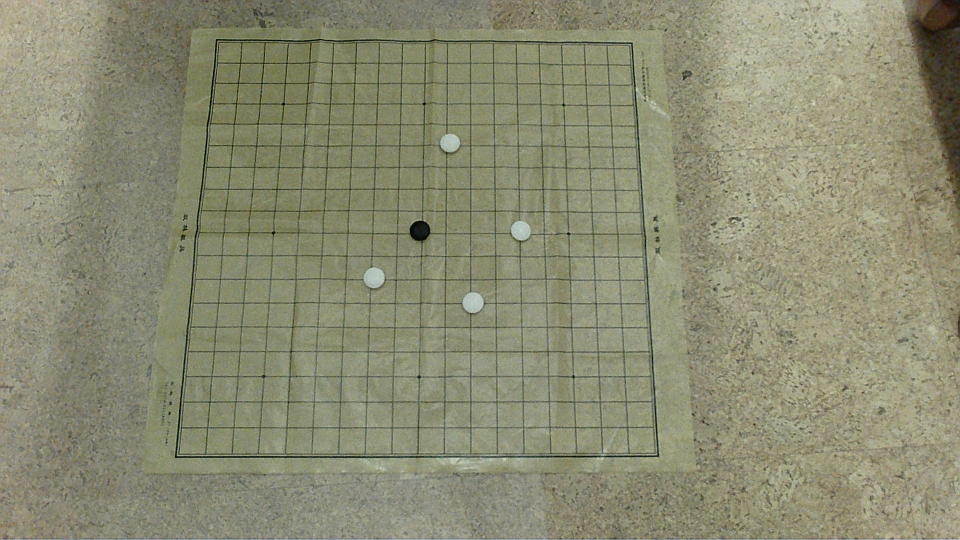
#> input picture watchGo/WIN_20201228_18_49_56_Pro.jpg, 1920 x 1080 px, given in place of the camera (shown at 1/2 size)
$ python cascadetry2.py
#> lines starting #> are read from the running program, lines starting #| are printed output that depends on the picture; after the words box and inside, x2 and y2 are one past the last pixel; in counts of white or black regions, pixels touching at a corner belong together
import numpy as np
import cv2
from math import sqrt
from os.path import exists

# variables

cap = cv2.VideoCapture(0)
boardSize = 15 # might also be 9 or 13
frameSize = None # watchBoard will set this to the size of the video frame

# important file locations:

blackCascadeFile = "C:\\Users\\Karl\\Desktop\\watchGo\\blackCascade.xml"
whiteCascadeFile = "C:\\Users\\Karl\\Desktop\\watchGo\\whiteCascade.xml"
emptyCascadeFile = "C:\\Users\\Karl\\Desktop\\watchGo\\emptyCascade.xml"

# camera calibration

# This is an optional step that loads two remapping matrices from
# a file. readImage() below can then use those to remove camera pinhole
# distortion from the video feed.
# to make your own calibration file, see, e.g.:
# https://opencv-python-tutroals.readthedocs.org/en/latest/py_tutorials/py_calib3d/py_calibration/py_calibration.html
# and when you have mapx, mapy, use numpy to save them like this:
# np.save(filename, np.array([mapx, mapy]))

mapx = None
mapy = None


# video input and display

# closing the windows that opencv makes is a slightly hacky proposition:
def closeWindow(win="video"):
    cv2.destroyWindow(win)
    for i in range(4):
        cv2.waitKey(1)

def readImage():
    # read image from cap, remapping it if we have mapx, mapy
    # assumes camera is already open
    retval, img = cap.read()
    if mapx is not None and mapy is not None:
        return cv2.remap(img, mapx, mapy, cv2.INTER_LINEAR)
    else:
        return img

# finding and watching a go board

# open the cascade classifiers:
empty_cascade = cv2.CascadeClassifier(emptyCascadeFile)
black_cascade = cv2.CascadeClassifier(blackCascadeFile)
white_cascade = cv2.CascadeClassifier(whiteCascadeFile)

# [221 lines left out: functions avgImages, readBoard, findGroupMembers, findGroup, sortPoints, fourCorners, not called in this run]

# displaying the board

# make a blank board
def blankBoard(boardBlockSize):
    yellow = [75, 215, 255]
    black = [0, 0, 0]
    white = [255, 255, 255]
    halfBoardBlock = int(round((boardBlockSize / 2.0)))
    boardSide = boardBlockSize * boardSize
    blankBoard = np.zeros((boardSide, boardSide, 3),
                     dtype="uint8")
    cv2.rectangle(blankBoard, (0, 0), (boardSide, boardSide), yellow, -1)
    for i in range(boardSize):
        spot = i * boardBlockSize + halfBoardBlock
        cv2.line(blankBoard,
                 (spot, halfBoardBlock),
                 (spot, boardSide - halfBoardBlock),
                 black,
                 2)
        cv2.line(blankBoard,
                 (halfBoardBlock, spot),
                 (boardSide - halfBoardBlock, spot),
                 black,
                 2)
    if boardSize == 15:
        spots = [[3, 3], [9, 3], [15, 3],
                 [3, 9], [9, 9], [15, 9],
                 [3, 15], [9, 15], [15, 15]]
    else:
        spots = []

    for s in spots:
        cv2.circle(blankBoard,
                   (s[0] * boardBlockSize + halfBoardBlock,
                    s[1] * boardBlockSize + halfBoardBlock),
                   int(boardBlockSize * .15),
                   black,
                   -1)

    return blankBoard

def drawBoard(board, size=(500, 500)):
    black = [0, 0, 0]
    white = [255, 255, 255]

    boardBlockSize = 100
    halfBoardBlock = int(round(boardBlockSize / 2.0))
    output =  blankBoard(100)
    (w, h) = board.shape
    for x in range(w):
        for y in range(h):
            if board[x][y] == 1:
                cv2.circle(output,
                           ((x * boardBlockSize) + halfBoardBlock,
                            (y * boardBlockSize) + halfBoardBlock),
                           int(boardBlockSize / 2),
                           black,
                           -1)
            elif board[x][y] == 2:
                cv2.circle(output,
                           ((x * boardBlockSize) + halfBoardBlock,
                            (y * boardBlockSize) + halfBoardBlock),
                           int(boardBlockSize / 2),
                           white,
                           -1)
    output = cv2.resize(output, size, output, 0, 0, cv2.INTER_AREA)
    return output

def watchBoard():
    global frameSize
    cap.open(0)

    imgCorners = None

    # initialize the video display
    img = readImage()
#> in readImage, img is the input picture: shape (1080, 1920, 3); mean B, G, R 114.5, 139.8, 139.4
    (h, w, d) = img.shape
#> h = 1080; w = 1920; d = 3
    frameSize = (w, h)
#> frameSize = (1920, 1080)
    videoSize = (int(round(w / 2.0)), int(round(h / 2.0)))
#> videoSize = (960, 540)
    cv2.imshow("camera", cv2.resize(img, videoSize, 0, 0, cv2.INTER_AREA))
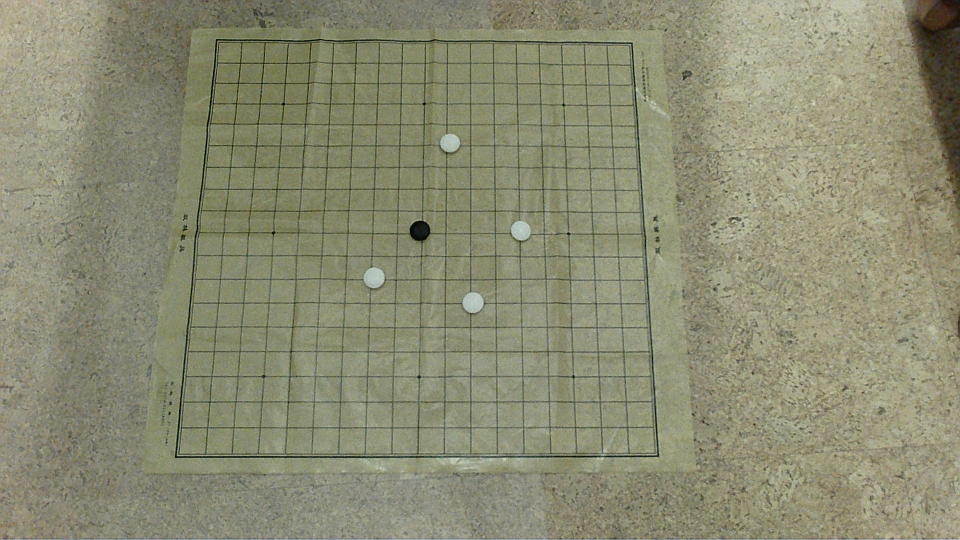
#> window 'camera': shape (540, 960, 3); mean B, G, R 114.6, 139.9, 139.5

    # show a grayed-out blank board to begin with
    board = np.zeros((boardSize, boardSize), dtype="uint8")
    cv2.imshow("board", cv2.cvtColor(drawBoard(board), cv2.COLOR_BGR2GRAY))
#> in blankBoard, `cv2.rectangle(blankBoard, (0, 0), (boardSide, boardSide), yellow, -1)`:
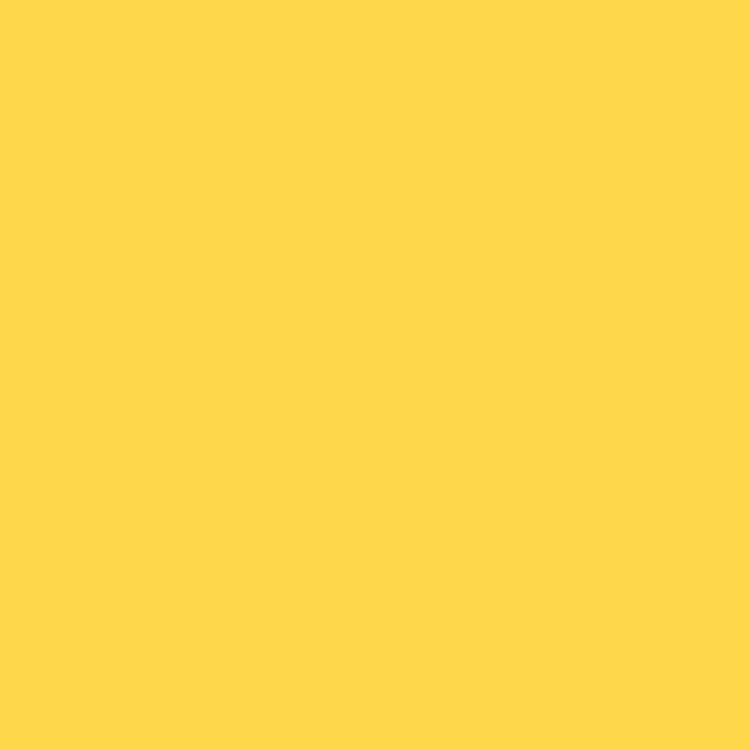
#> blankBoard: shape (1500, 1500, 3) (shown at 1/2 size); mean of channels 0, 1, 2 75, 215, 255; drawn as B, G, R
#> after the loop in blankBoard, `for i in range(boardSize):`:
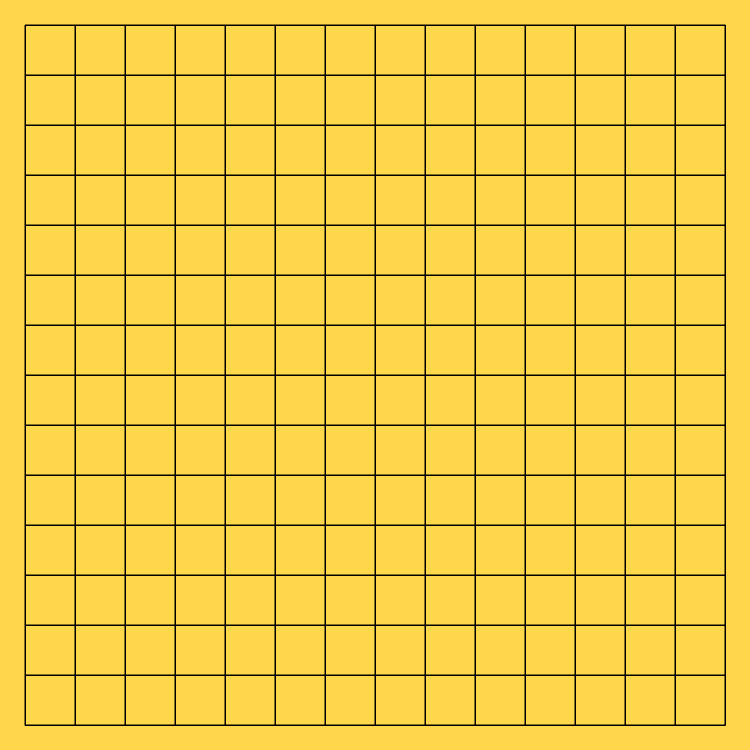
#> blankBoard: shape (1500, 1500, 3) (shown at 1/2 size); 5.52% of pixels changed, all inside (x1, y1, x2, y2) = (49, 49, 1452, 1452); drawn as B, G, R
#> after the loop in blankBoard, `for s in spots:`:
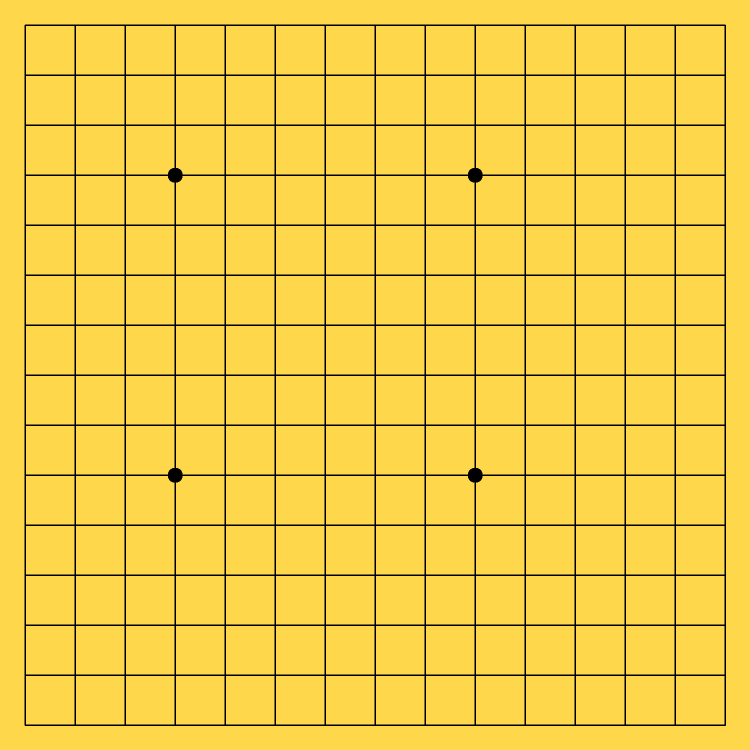
#> blankBoard: shape (1500, 1500, 3) (shown at 1/2 size); 0.1% of pixels changed, all inside (x1, y1, x2, y2) = (336, 336, 965, 965); drawn as B, G, R
#> in drawBoard, `output = cv2.resize(output, size, output, 0, 0, cv2.INTER_AREA)`:
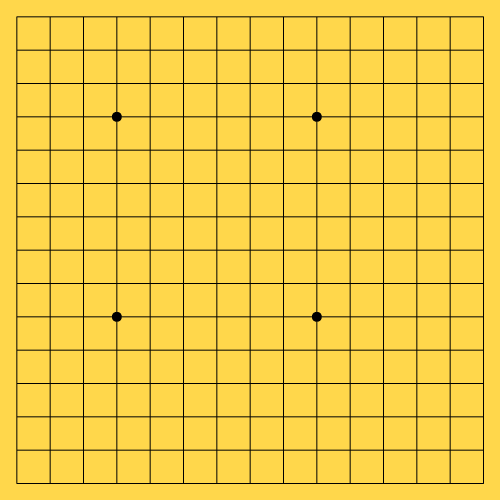
#> output: shape (500, 500, 3); mean of channels 0, 1, 2 70.8, 202.9, 240.7; drawn as B, G, R
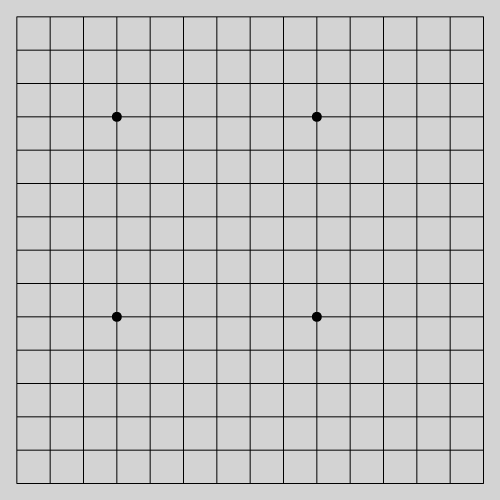
#> window 'board': shape (500, 500); min 0, max 211, mean 199.1

    # fill a buffer with video frames
    bufSize = 10
    buf = []
    for i in range(bufSize):
        buf.append(readImage())
#> after the loop, buf = 10 items
    i = 0

    # to start with, look for movement in the whole video frame:
    roi = np.zeros((h, w), dtype="uint8") # Region Of Interest
    cv2.rectangle(roi, (0, 0), (w, h), 1, -1)
#> roi: shape (1080, 1920); every value is 1
    movementThreshold = int(w * h * 0.1)
#> movementThreshold = 207360
    stillFrames = 0
    moving = True


    while cv2.waitKey(1) == -1:
#> (key Esc is pressed here)
        new = readImage()
        bkg = avgImages(buf)
        motion = cv2.absdiff(cv2.GaussianBlur(new, (11, 11), 0),
                             cv2.GaussianBlur(bkg, (11, 11), 0))
        motion = cv2.cvtColor(motion, cv2.COLOR_BGR2GRAY)
        motion *= roi
        retval, motion = cv2.threshold(motion, 32, 1, cv2.THRESH_BINARY)
        motionSum = motion.sum()
        buf[i] = new
        i = (i + 1) % bufSize

        if motionSum > movementThreshold:
            if not moving: # if the video starts moving, gray out the board
                cv2.imshow("board", cv2.cvtColor(drawBoard(board), cv2.COLOR_BGR2GRAY))
                moving = True
                stillFrames = 0
        else:
            moving = False
            stillFrames += 1
            if stillFrames == (bufSize + 1): # if the video stands still for long enough, read the board
                board, imgCorners = readBoard(bkg)
                cv2.imshow("board", drawBoard(board))
                if imgCorners is not None and len(imgCorners) > 3: # look for movement around where the board is:
                    roi = np.zeros((h, w), dtype="uint8")
                    cv2.fillConvexPoly(roi, np.array(imgCorners, dtype="int32"), 1)
                    kernel = cv2.getStructuringElement(cv2.MORPH_ELLIPSE, (27, 27))
                    roi = cv2.dilate(roi, kernel)
                    movementThreshold = int(cv2.contourArea(imgCorners) / (boardSize**2))

        # draw the board corners to the video display:
        image = new.copy()
        if imgCorners is not None:
            for c in imgCorners:
                cv2.circle(image,
                           (int(round(c[0])), int(round(c[1]))),
                           6,
                           (0, 0, 255),
                           -1)
        cv2.imshow("camera", cv2.resize(image, videoSize, 0, 0, cv2.INTER_AREA))

    cap.release()
    closeWindow("camera")
    closeWindow("board")
watchBoard()

$ run again, on watchGo/WIN_20201228_18_57_59_Pro.jpg
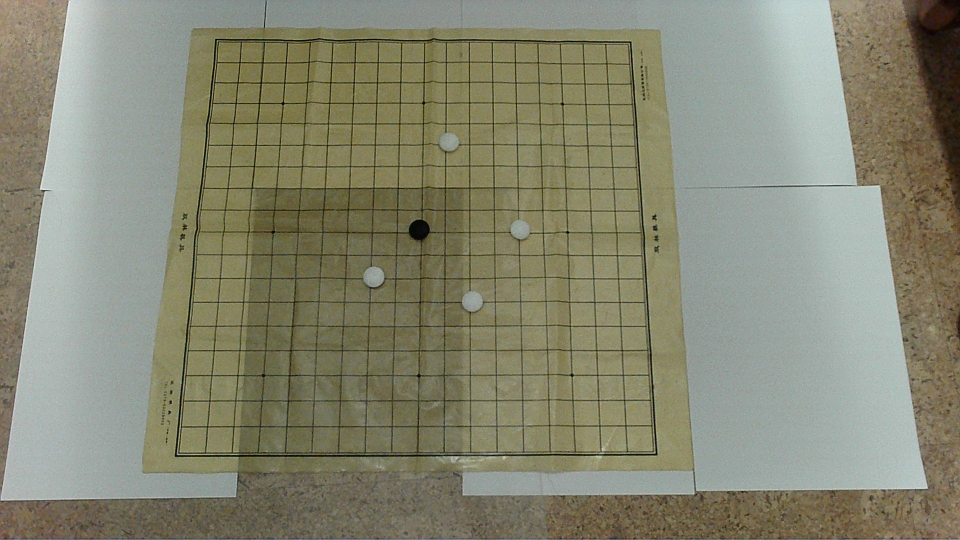
#> input picture watchGo/WIN_20201228_18_57_59_Pro.jpg, 1920 x 1080 px, given in place of the camera (shown at 1/2 size)
#> in readImage, img is the input picture: shape (1080, 1920, 3); mean B, G, R 114, 134.7, 134.4
#> in watchBoard, `cv2.imshow("camera", cv2.resize(img, videoSize, 0, 0, cv2.INTER_AREA))`:
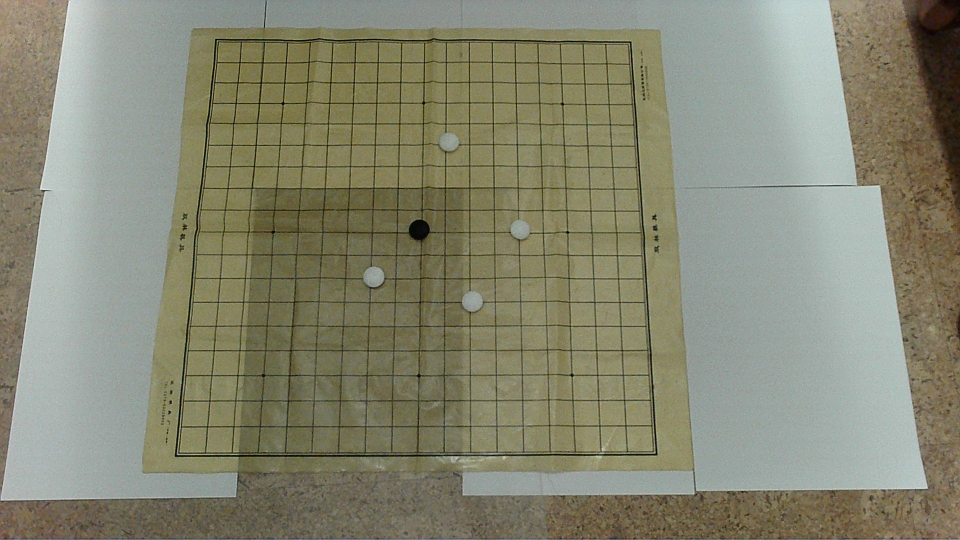
#> window 'camera': shape (540, 960, 3); mean B, G, R 114.1, 134.8, 134.5
#> after the loop in watchBoard, `for i in range(bufSize):`: buf = 10 items
#> roi: shape (1080, 1920); every value is 1

$ run again, on watchGo/WIN_20201228_19_00_56_Pro.jpg
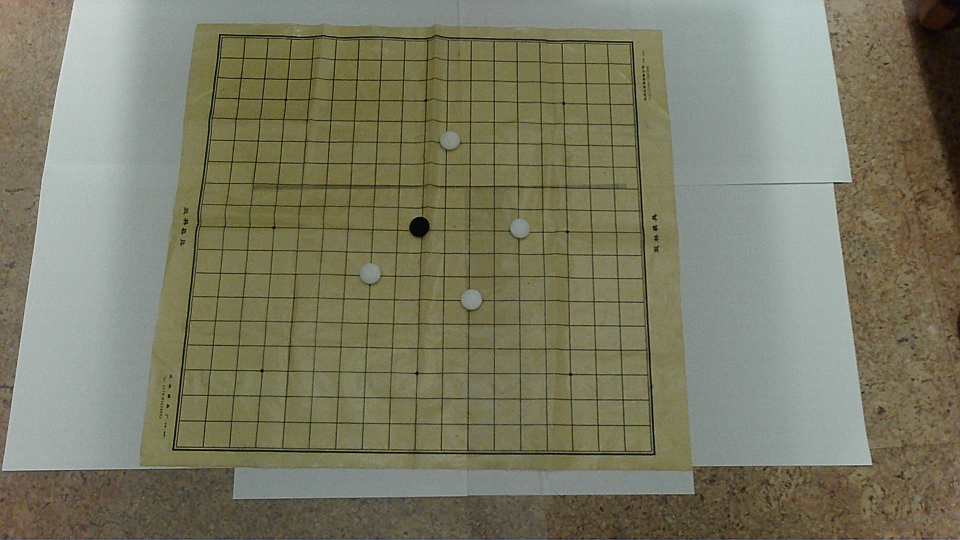
#> input picture watchGo/WIN_20201228_19_00_56_Pro.jpg, 1920 x 1080 px, given in place of the camera (shown at 1/2 size)
#> in readImage, img is the input picture: shape (1080, 1920, 3); mean B, G, R 100.6, 122.5, 123
#> in watchBoard, `cv2.imshow("camera", cv2.resize(img, videoSize, 0, 0, cv2.INTER_AREA))`:
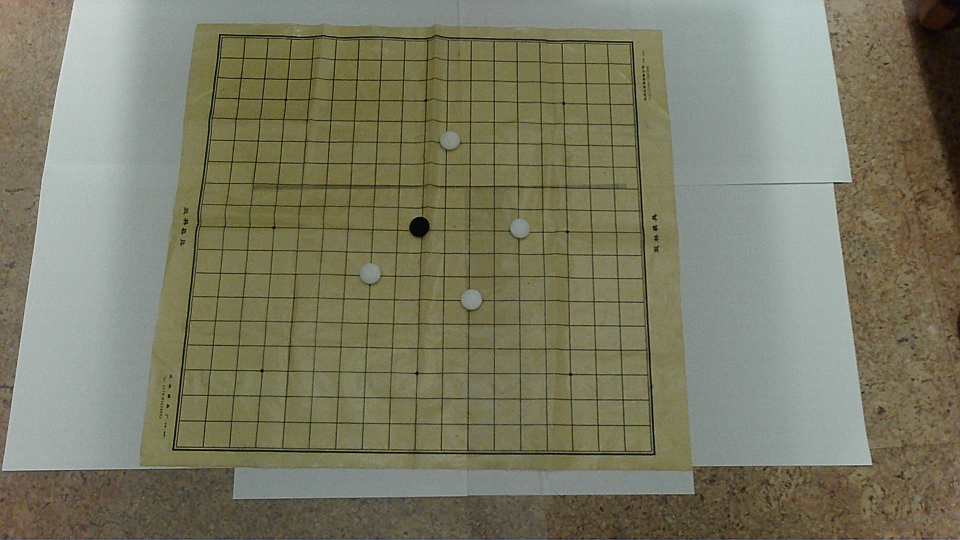
#> window 'camera': shape (540, 960, 3); mean B, G, R 100.7, 122.6, 123.2
#> after the loop in watchBoard, `for i in range(bufSize):`: buf = 10 items
#> roi: shape (1080, 1920); every value is 1
